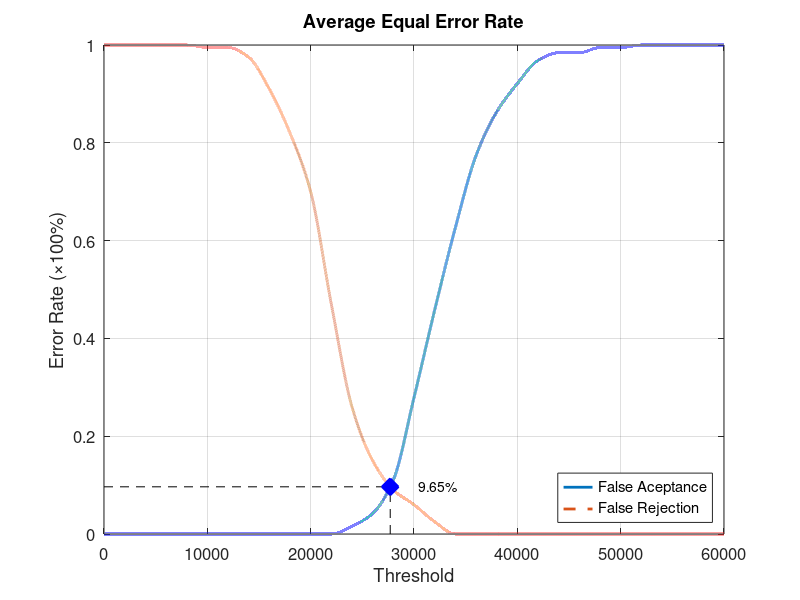
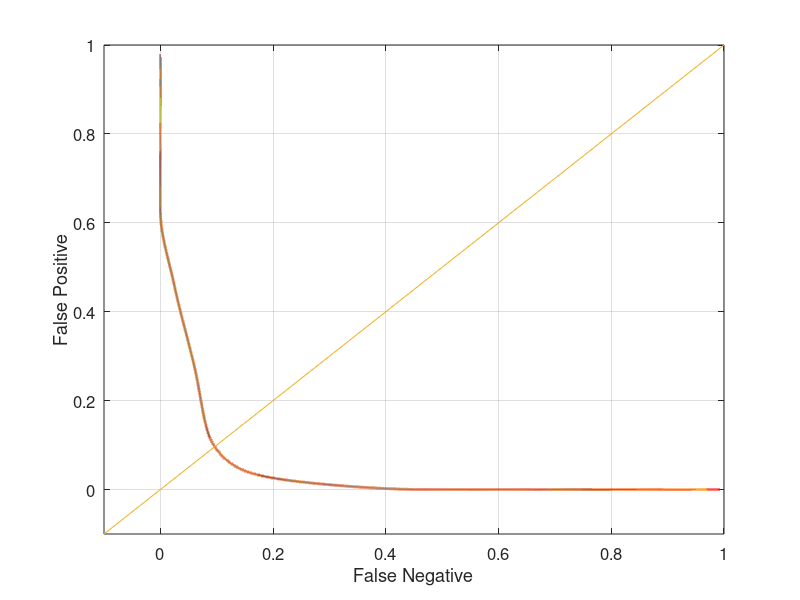

These figures' MATLAB source, in order:
function yEER = Database3_4
close all;
clear;
clc;
x = 0:2000:60000;
xq = 0:0.5:60000;

y0 = [0 0 0 0 0 0 0 0 0 0 0 0 0.0157895 0.0421053 0.110526 0.278947 0.457895 0.626316 0.773684 0.863158 0.921053 0.968421 0.984211 0.984211 0.994737 0.994737 1 1 1 1 1];
yy0 = interp1(x, y0, xq, 'pchip');
y1 = [1 1 1 1 1 0.995 0.995 0.975 0.91 0.82 0.7 0.47 0.26 0.15 0.09 0.06 0.025 0 0 0 0 0 0 0 0 0 0 0 0 0 0];
yy1 = interp1(x, y1, xq, 'pchip');

% Calculating EER: 
y2 = abs(y0 - y1);
find(y2 == min(y2))
yy2 = abs(yy0 - yy1);
xEER = find(yy2 == min(yy2));
xEERIndex = xq(xEER) % X-axis EER
yEER = yy0(xEER) % Y-axis EER

main = figure
plot(xq, yy0,'-','LineWidth', 2);	hold on
plot(xq, yy1,'--','LineWidth', 2);	hold on
plot([xEERIndex xEERIndex], [0 yEER], 'k--');	hold on
plot([0 xEERIndex], [yEER yEER], 'k--');	hold on
plot(xEERIndex, yEER, 'bx', 'LineWidth', 10);	hold on
text(xEERIndex + 10 * xEERIndex / 100, yEER, [num2str(round((10000 * yEER)) / 100) '%'])
legend('False Aceptance', 'False Rejection', 'Location', 'SouthEast')
xlabel('Threshold')
ylabel('Error Rate (\times100%)')
title('Average Equal Error Rate')
set(gca, 'FontSize', 12)
axis([0 60000 0 1])
grid on

print(main, 'Database3_4Main', '-dpng');
FNRxFPR = figure('Color', [1 1 1]);
plot(yy1, yy0, '-', yy1, yy0, 'LineWidth', 2);
hold on
y = -0.1:0.1:1
plot(y, y); 
set(gca, 'FontSize', 12)
xlabel('False Negative')
ylabel('False Positive')
axis([-0.1 1 -0.1 1])
set(gca, 'FontSize', 12)
grid on

print(FNRxFPR, 'Database3_4FNRxFPR','-dpng');
end
